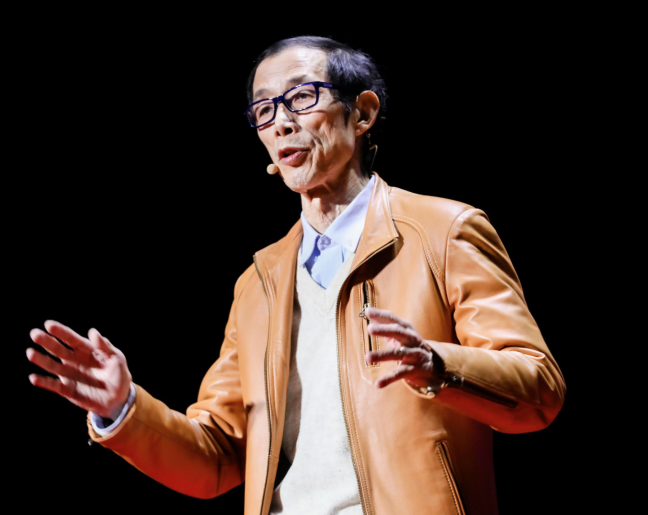
#> input picture art/ref/chen_ping_profile.png, 1296 x 1030 px, found by its file name (shown at 1/2 size)
$ python asset_pipeline.py
#> lines starting #> are read from the running program, lines starting #| are printed output that depends on the picture; after the words box and inside, x2 and y2 are one past the last pixel; in counts of white or black regions, pixels touching at a corner belong together
from __future__ import annotations

from dataclasses import dataclass
from pathlib import Path

import requests
from PIL import Image, ImageChops, ImageDraw, ImageEnhance, ImageFilter, ImageFont, ImageOps


ROOT = Path(__file__).resolve().parent
ASSETS_DIR = ROOT / "assets"
RAW_DIR = ASSETS_DIR / "raw"
PROCESSED_DIR = ASSETS_DIR / "processed"


RAW_SOURCES: dict[str, str] = {
    "chen_ping_profile.png": "https://cifu.fudan.edu.cn/_upload/article/images/f0/90/58835e6b4186aa4cbd33c422f2a9/139258ca-5391-41a2-897e-6554dd3b32a2.png",
    "chen_extra4.jpg": "https://cifu.fudan.edu.cn/_upload/article/images/61/a2/d38a743f4a8dac3161b7a1063cc0/e726e842-5304-4d58-8afd-5256b6fea864.jpg",
    "zhang_more1.png": "https://cifu.fudan.edu.cn/_upload/article/images/47/71/feb4374e465a9a71f94d16a34ec4/0182e4ac-d5ce-4fad-8fdc-e60237f5f850.png",
    "zhang_weiwei_speaker.jpg": "https://cifu.fudan.edu.cn/_upload/article/images/a6/a0/83f11656485cb17a80b392e5dba3/2b6b7026-9020-41f9-8862-371a11e1e469.jpg",
    "lao_a_sohu.png": "https://q2.itc.cn/images01/20260117/f31b293f7e0e4c6495ccb86a6ad982c2.png",
    "fengge_sohu.jpeg": "https://q7.itc.cn/q_70/images03/20250729/e4d30619ccee4f3b95f606d8c7655aa8.jpeg",
    "hu_chenfeng_wiki.jpg": "https://upload.wikimedia.org/wikipedia/commons/thumb/2/23/Portrait_photograph_of_content_creator_Hu_Chenfeng_%28%E6%88%B7%E6%99%A8%E9%A3%8E%29.jpg/500px-Portrait_photograph_of_content_creator_Hu_Chenfeng_%28%E6%88%B7%E6%99%A8%E9%A3%8E%29.jpg",
    "hu_xijin_wiki.jpg": "https://upload.wikimedia.org/wikipedia/commons/thumb/8/89/%E8%83%A1%E9%94%A1%E8%BF%9B2021.jpg/500px-%E8%83%A1%E9%94%A1%E8%BF%9B2021.jpg",
}


@dataclass(frozen=True, slots=True)
class Variant:
    key: str
    raw_name: str
    crop: tuple[int, int, int, int]
    focus: tuple[float, float]
    accent: tuple[int, int, int]
    accent_secondary: tuple[int, int, int]
    title: str


VARIANTS: tuple[Variant, ...] = (
    Variant("chen_ping_macro", "chen_ping_profile.png", (140, 20, 1050, 1010), (0.54, 0.34), (242, 116, 73), (250, 204, 90), "购买力版"),
    Variant("chen_ping_lecture", "chen_extra4.jpg", (0, 0, 320, 450), (0.38, 0.34), (224, 164, 74), (241, 228, 166), "讲堂版"),
    Variant("zhang_weiwei_civil", "zhang_more1.png", (230, 0, 499, 290), (0.60, 0.32), (88, 208, 230), (60, 113, 230), "文明版"),
    Variant("zhang_weiwei_studio", "zhang_weiwei_speaker.jpg", (110, 0, 470, 390), (0.54, 0.34), (64, 154, 240), (167, 226, 255), "演播室版"),
    Variant("lao_a_execute", "lao_a_prompt_poster.png", (0, 0, 720, 1280), (0.50, 0.56), (255, 93, 161), (255, 220, 241), "海报版"),
    Variant("lao_a_budget", "lao_a_sohu.png", (0, 0, 250, 250), (0.42, 0.38), (188, 95, 255), (255, 204, 123), "斩杀线版"),
    Variant("fengge_dongbei", "fengge_sohu.jpeg", (180, 580, 900, 1500), (0.50, 0.38), (194, 116, 84), (245, 206, 120), "东百版"),
    Variant("hu_chenfeng_reviewer", "hu_chenfeng_wiki.jpg", (40, 40, 460, 580), (0.52, 0.28), (116, 214, 146), (170, 242, 197), "评测版"),
    Variant("hu_xijin_editor", "hu_xijin_wiki.jpg", (20, 30, 470, 620), (0.54, 0.26), (224, 94, 76), (246, 214, 156), "社评版"),
)


# [11 lines left out: function load_font, not called in this run]


def ensure_sources() -> None:
    RAW_DIR.mkdir(parents=True, exist_ok=True)
    for filename, url in RAW_SOURCES.items():
        path = RAW_DIR / filename
        if path.exists():
            continue
        response = requests.get(url, timeout=30, headers={"User-Agent": "Mozilla/5.0"})
        response.raise_for_status()
        path.write_bytes(response.content)
#> (the call stopped at in ensure_sources, `response = requests.get(url, timeout=30, headers={"User-Agent": "Mozil..`: the network is not available in this run)
#> in process_variants, source is the input picture: PIL image 1296x1030 RGBA; mean R, G, B, A 64.7, 48.1, 41.2, 255
    create_prompt_reference_poster()


# [55 lines left out: function create_prompt_reference_poster, not called in this run]


def rounded_mask(size: tuple[int, int], radius: int) -> Image.Image:
    mask = Image.new("L", size, 0)
    draw = ImageDraw.Draw(mask)
    draw.rounded_rectangle((0, 0, size[0], size[1]), radius=radius, fill=255)
    return mask


def toonize(image: Image.Image) -> Image.Image:
    rgb = image.convert("RGB")
    base = rgb.filter(ImageFilter.MedianFilter(size=3))
    base = ImageEnhance.Contrast(base).enhance(1.18)
    base = ImageEnhance.Color(base).enhance(1.28)
    poster = ImageOps.posterize(base, 4)
    edges = poster.filter(ImageFilter.FIND_EDGES).convert("L")
    edges = ImageOps.invert(edges)
    edges = ImageEnhance.Contrast(edges).enhance(2.2)
    edges = edges.point(lambda value: 255 if value > 132 else 0)
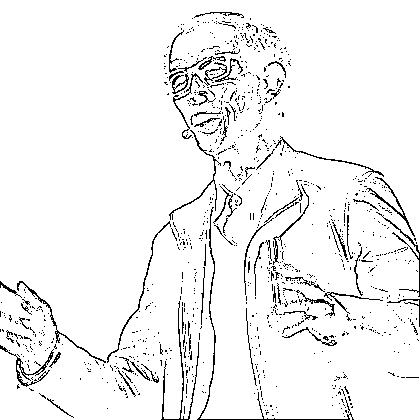
#> edges: PIL image 420x420 L; 94.8% white; black in thin lines or dots
    outline = Image.new("RGBA", poster.size, (10, 14, 22, 255))
    poster_rgba = poster.convert("RGBA")
    poster_rgba = Image.composite(poster_rgba, outline, edges)
    return poster_rgba


def tint_overlay(size: tuple[int, int], top: tuple[int, int, int], bottom: tuple[int, int, int]) -> Image.Image:
    overlay = Image.new("RGBA", size, (0, 0, 0, 0))
    draw = ImageDraw.Draw(overlay)
    height = size[1]
    for y in range(height):
        ratio = y / max(1, height - 1)
        color = (
            int(top[0] + (bottom[0] - top[0]) * ratio),
            int(top[1] + (bottom[1] - top[1]) * ratio),
            int(top[2] + (bottom[2] - top[2]) * ratio),
            94,
        )
        draw.line((0, y, size[0], y), fill=color)
    return overlay


def prepare_portrait(source: Image.Image, crop: tuple[int, int, int, int], size: tuple[int, int], focus: tuple[float, float]) -> Image.Image:
    portrait = source.crop(crop).convert("RGBA")
    portrait = ImageOps.fit(portrait, size, method=Image.Resampling.LANCZOS, centering=focus)
    portrait = toonize(portrait)
    portrait = ImageEnhance.Brightness(portrait).enhance(1.03)
    return portrait


def build_card(portrait: Image.Image, variant: Variant) -> Image.Image:
    size = (360, 440)
    background = portrait.resize(size).filter(ImageFilter.GaussianBlur(radius=12))
    background = ImageEnhance.Brightness(background).enhance(0.38)
    frame = Image.new("RGBA", size, (18, 23, 37, 255))
    frame.alpha_composite(background)
    frame.alpha_composite(tint_overlay(size, variant.accent, variant.accent_secondary))
#> in tint_overlay, `overlay = Image.new("RGBA", size, (0, 0, 0, 0))`: overlay: PIL image 360x440 RGBA; every value is 0

    portrait_mask = Image.new("L", size, 0)
#> portrait_mask: PIL image 360x440 L; every value is 0
    ImageDraw.Draw(portrait_mask).rounded_rectangle((20, 18, 340, 332), radius=28, fill=255)
#> portrait_mask: PIL image 360x440 L; 63.4% white; 1 black region, box (x1, y1, x2, y2) and area: (0, 0, 360, 440) 57981
    portrait_layer = Image.new("RGBA", size, (0, 0, 0, 0))
    portrait_layer.alpha_composite(portrait.resize((320, 340)), dest=(20, 8))
    frame = Image.composite(portrait_layer, frame, portrait_mask)

    glow = Image.new("RGBA", size, (0, 0, 0, 0))
    draw = ImageDraw.Draw(glow)
    draw.rounded_rectangle((14, 14, 346, 346), radius=34, outline=(*variant.accent_secondary, 230), width=4)
    draw.rounded_rectangle((0, 0, 359, 439), radius=36, outline=(*variant.accent, 170), width=6)
    draw.rounded_rectangle((28, 348, 332, 406), radius=20, fill=(15, 17, 28, 212), outline=(*variant.accent_secondary, 190), width=2)
    for offset in range(12):
        draw.line((32 + offset * 24, 352, 12 + offset * 24, 404), fill=(*variant.accent, 34), width=3)
    frame.alpha_composite(glow)
    return Image.composite(frame, Image.new("RGBA", size, (0, 0, 0, 0)), rounded_mask(size, 38))


def build_token(portrait: Image.Image, variant: Variant) -> Image.Image:
    size = (132, 132)
    token = ImageOps.fit(portrait, size, method=Image.Resampling.LANCZOS, centering=variant.focus)
    token_mask = Image.new("L", size, 0)
#> token_mask: PIL image 132x132 L; every value is 0
    ImageDraw.Draw(token_mask).ellipse((4, 4, 128, 128), fill=255)
#> token_mask: PIL image 132x132 L; 70.3% white; 1 black region, box (x1, y1, x2, y2) and area: (0, 0, 132, 132) 5167
    ring = Image.new("RGBA", size, (0, 0, 0, 0))
#> ring: PIL image 132x132 RGBA; every value is 0
    draw = ImageDraw.Draw(ring)
    draw.ellipse((2, 2, 130, 130), fill=(*variant.accent, 42), outline=(*variant.accent_secondary, 245), width=6)
    token_rgba = Image.new("RGBA", size, (0, 0, 0, 0))
    token_rgba.paste(token, (0, 0), token_mask)
    token_rgba.alpha_composite(ring)
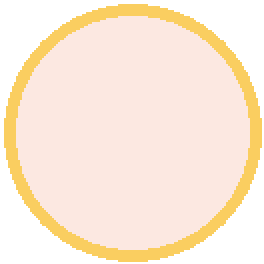
#> ring: PIL image 132x132 RGBA (shown 2 times larger); mean R, G, B, A 182.1, 98.3, 56.8, 58; transparent parts drawn white
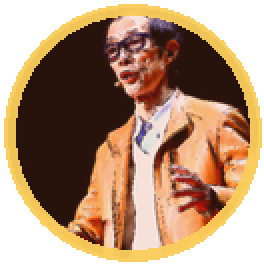
#> token_rgba: PIL image 132x132 RGBA (shown 2 times larger); mean R, G, B, A 112.1, 80, 53.6, 190.3; transparent parts drawn white
    return token_rgba


def build_bust_layers(portrait: Image.Image, variant: Variant) -> tuple[Image.Image, Image.Image, Image.Image]:
    bust = ImageOps.fit(portrait, (220, 260), method=Image.Resampling.LANCZOS, centering=variant.focus)
    bust_mask = rounded_mask(bust.size, 28)
#> in rounded_mask (call 2), `mask = Image.new("L", size, 0)`: mask: PIL image 220x260 L; every value is 0
#> bust_mask: PIL image 220x260 L; 98.9% white; 4 black regions, box (x1, y1, x2, y2) and area: (0, 0, 23, 23) 174, (198, 0, 220, 19) 151, (0, 238, 19, 260) 151, (202, 242, 220, 260) 129
    bust_panel = Image.new("RGBA", bust.size, (0, 0, 0, 0))
#> bust_panel: PIL image 220x260 RGBA; every value is 0
    bust_panel.paste(bust, (0, 0), bust_mask)
    overlay = Image.new("RGBA", bust.size, (0, 0, 0, 0))
    draw = ImageDraw.Draw(overlay)
    draw.rounded_rectangle((2, 2, 217, 257), radius=28, outline=(*variant.accent_secondary, 210), width=5)
    draw.rectangle((0, 184, 220, 260), fill=(12, 15, 24, 112))
    bust_panel.alpha_composite(overlay)
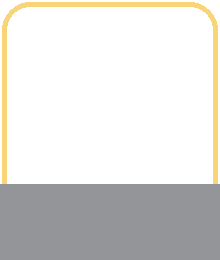
#> overlay: PIL image 220x260 RGBA; mean R, G, B, A 15.5, 14.1, 11.3, 42.8; transparent parts drawn white
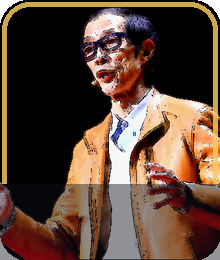
#> bust_panel: PIL image 220x260 RGBA; mean R, G, B, A 88.6, 65.8, 52.3, 252.9; transparent parts drawn white

    head = bust.crop((26, 8, 194, 138))
    torso = bust.crop((10, 88, 210, 258))
    head = ImageOps.fit(head, (170, 132), method=Image.Resampling.LANCZOS, centering=(0.5, 0.34))
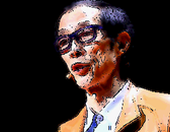
#> head: PIL image 170x132 RGBA; mean R, G, B, A 66.9, 52, 47.3, 255
    torso = ImageOps.fit(torso, (194, 176), method=Image.Resampling.LANCZOS, centering=(0.5, 0.58))
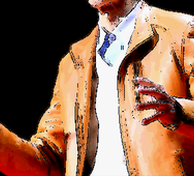
#> torso: PIL image 194x176 RGBA; mean R, G, B, A 139.6, 101.4, 80.4, 255
    return bust_panel, head, torso


def process_variants() -> None:
    ensure_sources()
    PROCESSED_DIR.mkdir(parents=True, exist_ok=True)
    for variant in VARIANTS:
#> (the run stopped early here; a loop or call above may not have finished)
